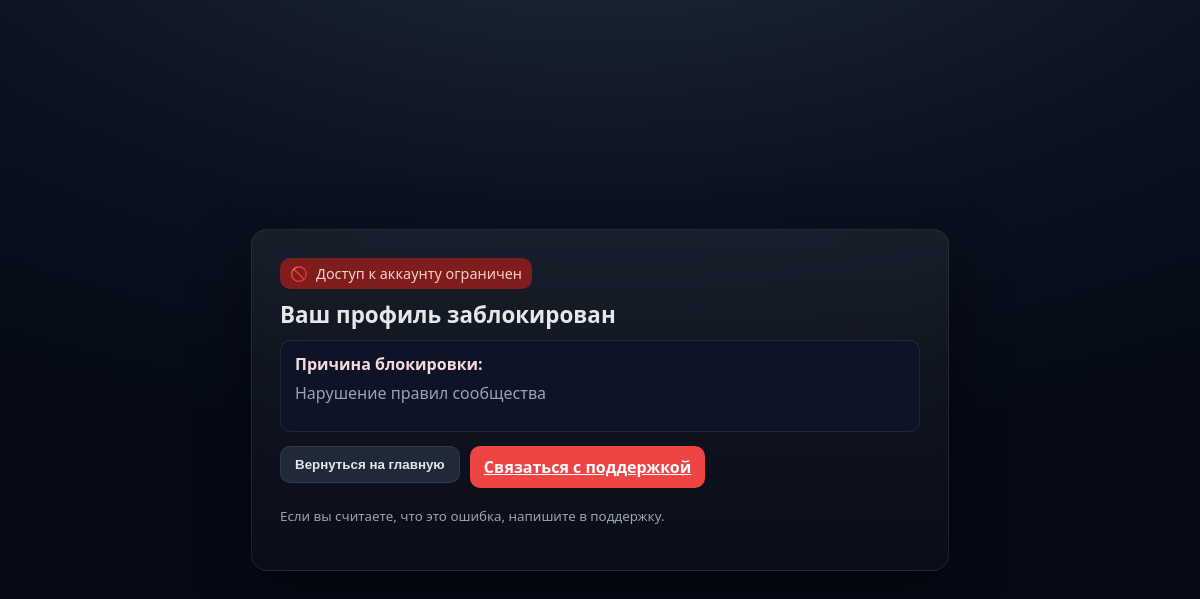
Before: / (signed in) with the older database file.
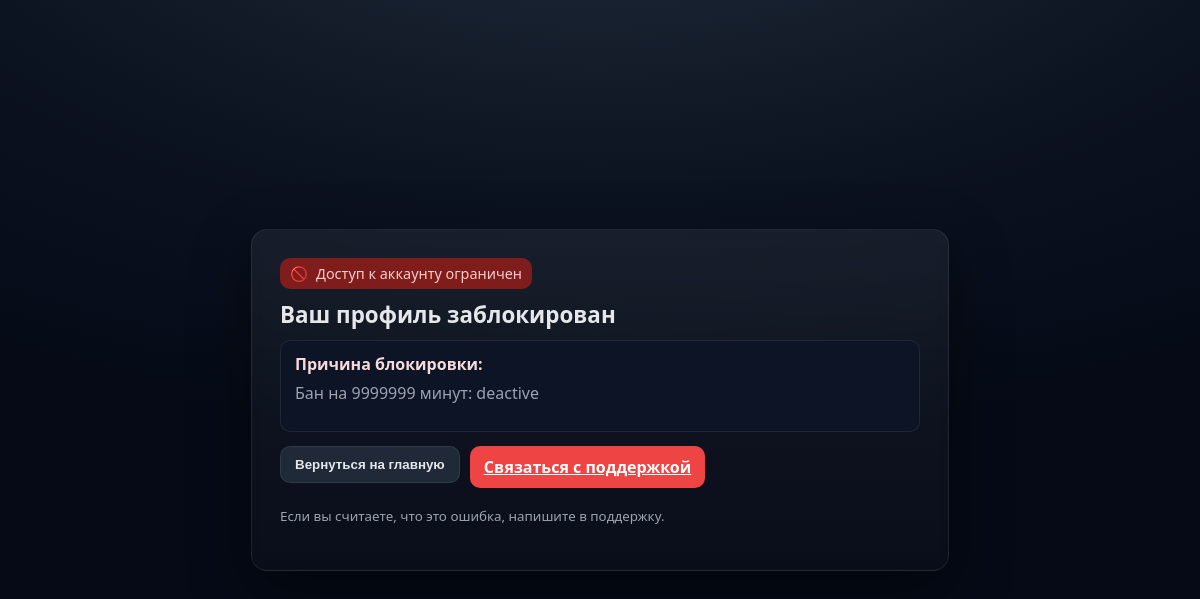
After: the same page with the newer database file.
### tables this page shows
CREATE TABLE users (
                id INTEGER PRIMARY KEY AUTOINCREMENT,
                username TEXT UNIQUE NOT NULL,
                password TEXT NOT NULL,
                email TEXT,
                bio TEXT,
                avatar TEXT, role TEXT DEFAULT 'user' CHECK(role IN ('admin', 'moderator', 'user')), is_online BOOLEAN DEFAULT FALSE, last_seen DATETIME, banner TEXT, is_blocked BOOLEAN DEFAULT 0, block_reason TEXT);

### routes/auth.py (the view, shortened to what this page needs)
@bp.route('/', methods=['GET', 'POST'])
def index():
    if 'user_id' in session:
        conn = get_db()
        c = conn.cursor()
        c.execute("SELECT is_blocked, block_reason FROM users WHERE id = ?", (session['user_id'],))
        row = c.fetchone()
        conn.close()
        if row and row['is_blocked']:
            return render_template('blocked.html', reason=row['block_reason'] or 'Профиль заблокирован администратором')
        return redirect(url_for('feed.feed'))

### app.py (called while the page is built, shortened)
@app.before_request
def enforce_account_block():
    try:
        if request.path.startswith('/static') or request.path.startswith('/socket.io'):
            return None
        if request.endpoint in {'auth.blocked', 'auth.index', 'static.static_files'}:
            return None
    except Exception:
        return None

### models.py (called while the page is built)
def get_db():
    conn = sqlite3.connect('social_network.db')
    conn.row_factory = sqlite3.Row
    return conn

### templates/blocked.html (shortened to what this page needs)
<!DOCTYPE html>
<html lang="ru">
<head>
</head>
<body>
    <div class="card">
        <div class="badge"><span>🚫</span> Доступ к аккаунту ограничен</div>
        <h1 class="title">Ваш профиль заблокирован</h1>
        <div class="reason-box">
            <strong>Причина блокировки:</strong>
            <div class="reason">{{ reason or 'Нарушение правил сообщества' }}</div>
        </div>
        <div class="actions">
            <form method="get" action="/">
                <button class="btn btn-secondary" type="submit">Вернуться на главную</button>
            </form>
            <a class="btn btn-primary" href="mailto:support@example.com">Связаться с поддержкой</a>
        </div>
        <p><small>Если вы считаете, что это ошибка, напишите в поддержку.</small></p>
    </div>
</body>
</html>

Changed rows visible on the page:
changed users: block_reason "Нарушение правил сообщества" → "Бан на 9999999 минут: deactive"
